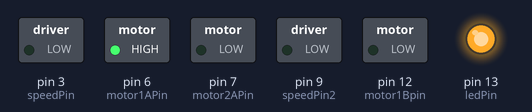
Bench run of a sketch on a simulated Arduino Uno, built with avr-gcc and run on an emulated ATmega328P. Shown: switched loads named in the sketch (green lamp = pin HIGH), output pins drawn as LEDs (lit = HIGH).

Above: at 0.1 s.
Timing chart, 0 to 1.6 s (numbered marks = the images above):
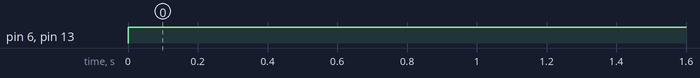

The sketch:

actual_motor_test.ino
```cpp
int speedPin = 3;
int motor1APin = 6;
int motor2APin = 7;
int ledPin = 13;
int speed_value_motor1;
int speedPin2 = 9;
int motor1Bpin = 12;
int motor2Bpin = 13;
int speed_value_motor2;

void setup() {
  pinMode(speedPin, OUTPUT);
  pinMode(motor1APin, OUTPUT);
  pinMode(motor2APin, OUTPUT);
  pinMode(ledPin, OUTPUT);
  pinMode(speedPin2, OUTPUT);
  pinMode(motor1Bpin, OUTPUT);
  pinMode(motor2Bpin, OUTPUT);
}

void loop() {
  digitalWrite(motor1APin, HIGH);
  digitalWrite(motor2APin, LOW);
  digitalWrite(motor1Bpin, LOW);
  digitalWrite(motor2Bpin, HIGH);
  speed_value_motor1 = 0;
  speed_value_motor2 = 0;
  analogWrite(speedPin, speed_value_motor1);
  analogWrite(speedPin2, speed_value_motor2);
}
```

Measured:
- by itself, pin 6 (motor1APin), pin 13 (ledPin): LOW → HIGH at 0.00 s
